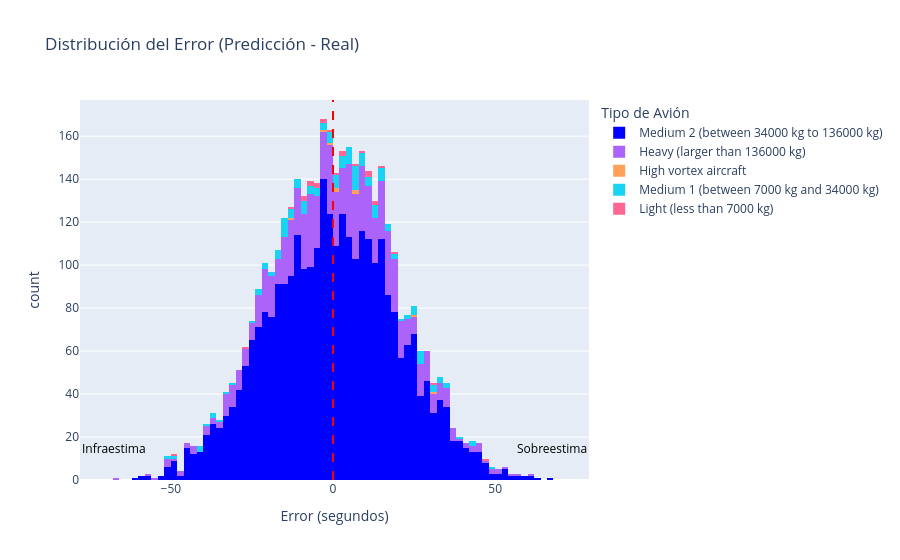

The code cell stored with this chart in its notebook:
### Markdown cell above
### Distribución de los errores en el tiempo de espera

### Code cell
import plotly.express as px
import pandas as pd

# Suponiendo que df ya está cargado y contiene las columnas necesarias

# Crear la columna de error (predicción - valor real)
df['error'] = df['prediccion_tiempo_espera'] - df['tiempo_espera']

# Crear el histograma con agrupación por 'aircraft_type'
fig_error = px.histogram(df, 
                          x='error', 
                          nbins=100, 
                          title='Distribución del Error (Predicción - Real)', 
                          color='aircraft_type',  # Aquí añadimos el tipo de avión
                          labels={'error': 'Error (segundos)', 'aircraft_type': 'Tipo de Avión'},
                          color_discrete_map={
                              'Medium 2 (between 34000 kg to 136000 kg)': 'blue',
                              'Small (under 34000 kg)': 'green',
                              'Large (above 136000 kg)': 'red'
                          })

# Agregar anotaciones para indicar sobreestima e infraestima
fig_error.add_annotation(
    x=-df['error'].max(),
    y=10,
    text='Infraestima',
    showarrow=False,
    font=dict(size=12, color="black"),
    xanchor="center",
    yanchor="bottom"
)

fig_error.add_annotation(
    x=df['error'].max(),
    y=10,
    text='Sobreestima',
    showarrow=False,
    font=dict(size=12, color="black"),
    xanchor="center",
    yanchor="bottom"
)

# Agregar una línea vertical para x=0
fig_error.add_vline(
    x=0,
    line=dict(color="red", width=2, dash="dash"),
)

# Mostrar el gráfico
fig_error.show()

### Figure 1 — Plotly figure (JSON) as saved in the notebook; plotly's stock layout.template omitted (floating-point values rounded to 4 significant figures; data arrays with more than 128 entries replaced by an {"elided": "..."} marker saying what was removed)
{"data": [{"bingroup": "x", "hovertemplate": "Tipo de Avión=Medium 2 (between 34000 kg to 136000 kg)<br>Error (segundos)=%{x}<br>count=%{y}<extra></extra>", "legendgroup": "Medium 2 (between 34000 kg to 136000 kg)", "marker": {"color": "blue", "pattern": {"shape": ""}}, "name": "Medium 2 (between 34000 kg to 136000 kg)", "nbinsx": 100, "orientation": "v", "showlegend": true, "type": "histogram", "x": {"elided": "3079 float values"}, "xaxis": "x", "yaxis": "y"}, {"bingroup": "x", "hovertemplate": "Tipo de Avión=Heavy (larger than 136000 kg)<br>Error (segundos)=%{x}<br>count=%{y}<extra></extra>", "legendgroup": "Heavy (larger than 136000 kg)", "marker": {"color": "#ab63fa", "pattern": {"shape": ""}}, "name": "Heavy (larger than 136000 kg)", "nbinsx": 100, "orientation": "v", "showlegend": true, "type": "histogram", "x": {"elided": "730 float values"}, "xaxis": "x", "yaxis": "y"}, {"bingroup": "x", "hovertemplate": "Tipo de Avión=High vortex aircraft<br>Error (segundos)=%{x}<br>count=%{y}<extra></extra>", "legendgroup": "High vortex aircraft", "marker": {"color": "#FFA15A", "pattern": {"shape": ""}}, "name": "High vortex aircraft", "nbinsx": 100, "orientation": "v", "showlegend": true, "type": "histogram", "x": [0.2014, -0.7813, 7.966, -12.42, 24.22, 1.567, 6.655, 30.71, -3.253], "xaxis": "x", "yaxis": "y"}, {"bingroup": "x", "hovertemplate": "Tipo de Avión=Medium 1 (between 7000 kg and 34000 kg)<br>Error (segundos)=%{x}<br>count=%{y}<extra></extra>", "legendgroup": "Medium 1 (between 7000 kg and 34000 kg)", "marker": {"color": "#19d3f3", "pattern": {"shape": ""}}, "name": "Medium 1 (between 7000 kg and 34000 kg)", "nbinsx": 100, "orientation": "v", "showlegend": true, "type": "histogram", "x": {"elided": "146 float values"}, "xaxis": "x", "yaxis": "y"}, {"bingroup": "x", "hovertemplate": "Tipo de Avión=Light (less than 7000 kg)<br>Error (segundos)=%{x}<br>count=%{y}<extra></extra>", "legendgroup": "Light (less than 7000 kg)", "marker": {"color": "#FF6692", "pattern": {"shape": ""}}, "name": "Light (less than 7000 kg)", "nbinsx": 100, "orientation": "v", "showlegend": true, "type": "histogram", "x": [-26.83, -7.842, 31.27, 0.04729, -8.415, 15.73, 12.79, 9.779, -49.93, -7.672, 46.14, 3.228, 10.63, -9.498, 7.978, -5.639, 11.3, -3.056, 10.44, -4.374, -13.16, -3.526, 19.2, -0.5719, 2.106, 12.29], "xaxis": "x", "yaxis": "y"}], "layout": {"annotations": [{"font": {"color": "black", "size": 12}, "showarrow": false, "text": "Infraestima", "x": -67.54, "xanchor": "center", "y": 10, "yanchor": "bottom"}, {"font": {"color": "black", "size": 12}, "showarrow": false, "text": "Sobreestima", "x": 67.54, "xanchor": "center", "y": 10, "yanchor": "bottom"}], "barmode": "relative", "legend": {"title": {"text": "Tipo de Avión"}, "tracegroupgap": 0}, "shapes": [{"line": {"color": "red", "dash": "dash", "width": 2}, "type": "line", "x0": 0, "x1": 0, "xref": "x", "y0": 0, "y1": 1, "yref": "y domain"}], "title": {"text": "Distribución del Error (Predicción - Real)"}, "xaxis": {"anchor": "y", "domain": [0, 1], "title": {"text": "Error (segundos)"}}, "yaxis": {"anchor": "x", "domain": [0, 1], "title": {"text": "count"}}}}
